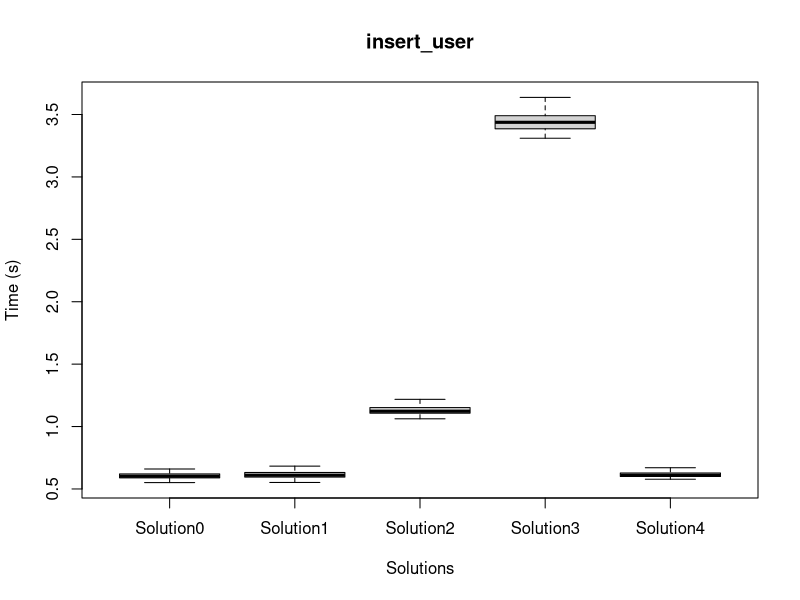
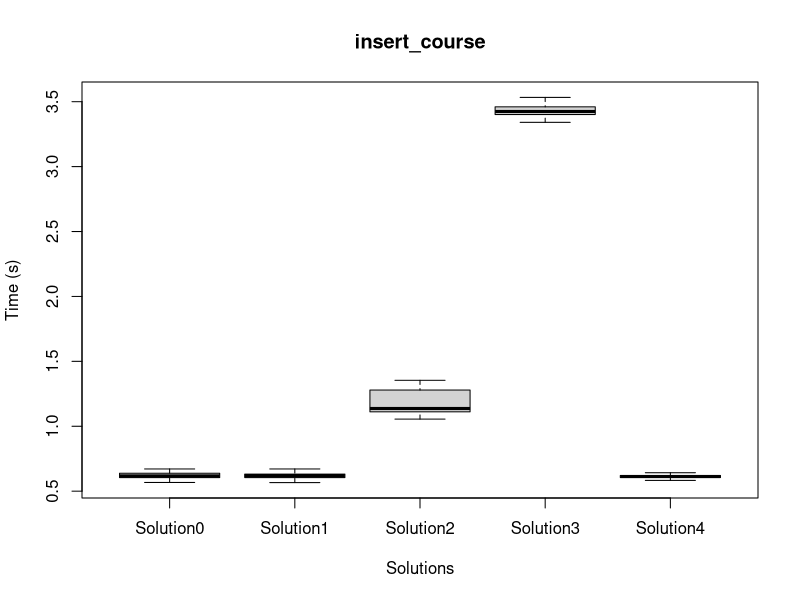
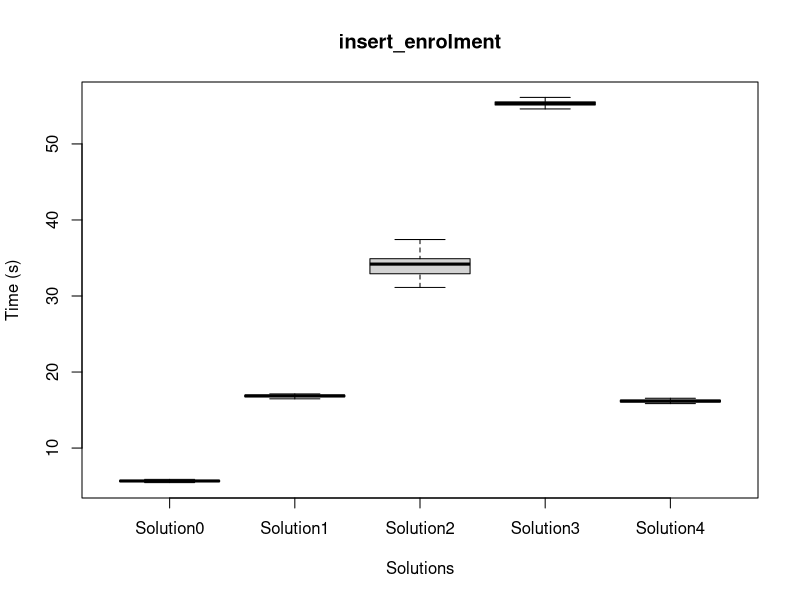
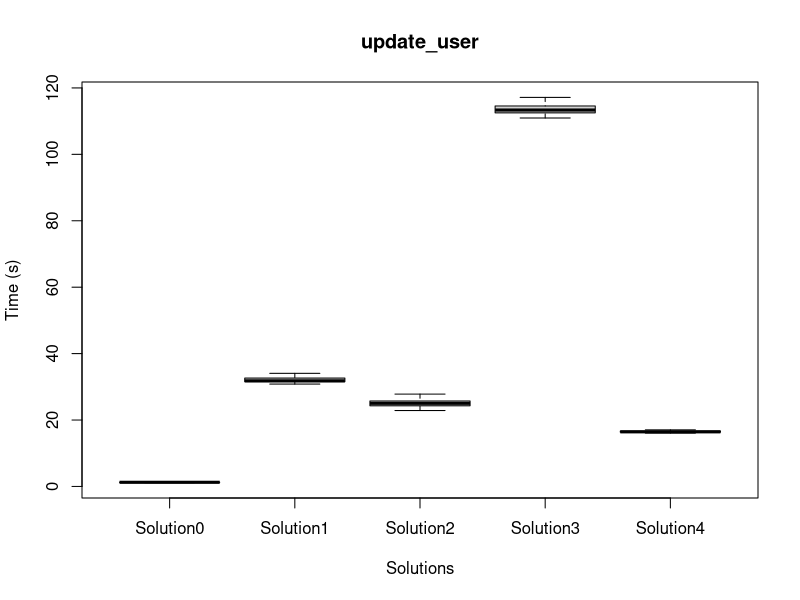
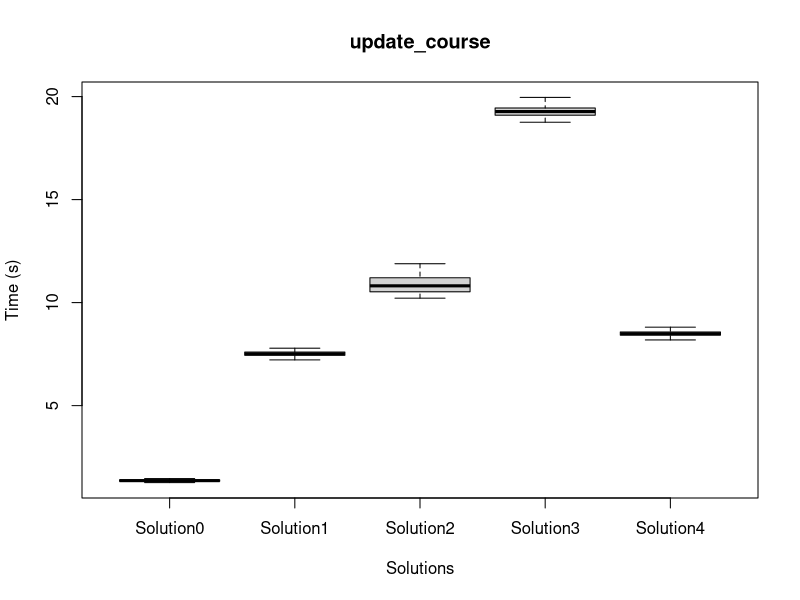
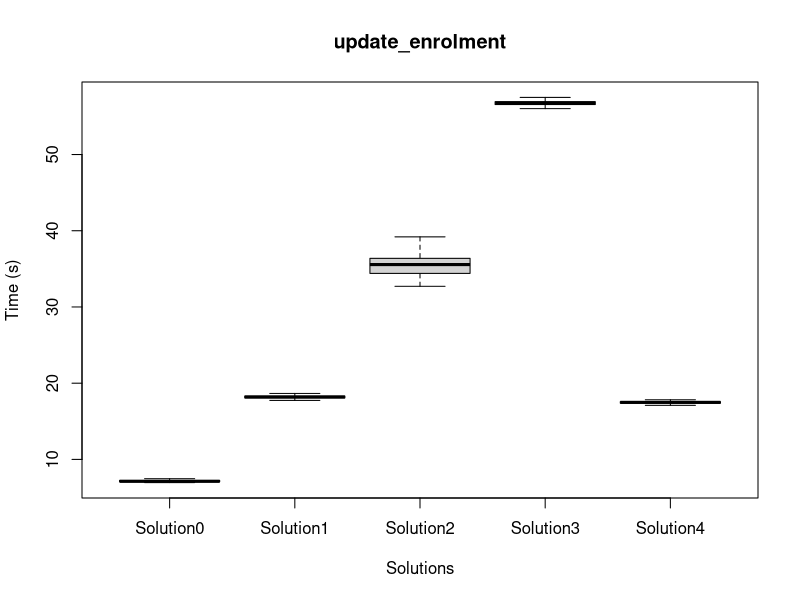
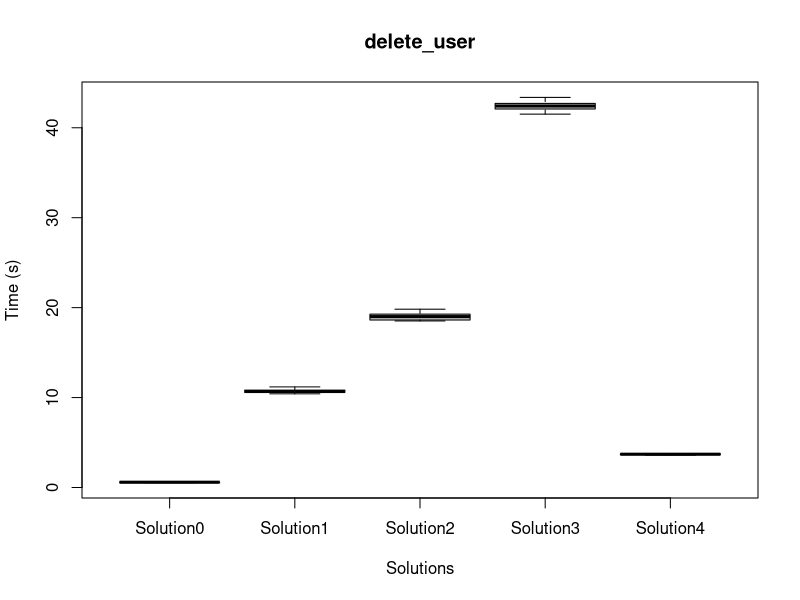
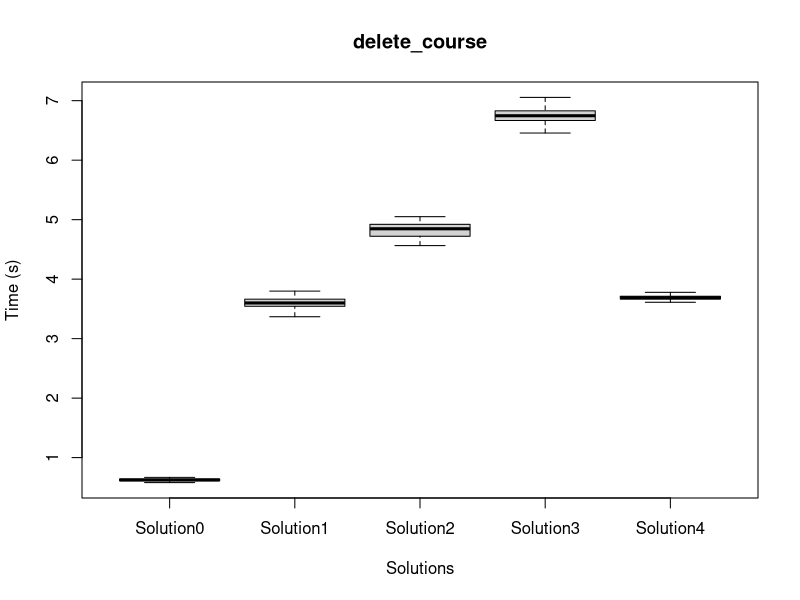

The R source for these figures, in order:
par(las=1);

Solution0.dataframe = data.frame(
insert_user=c(1.881, 0.89, 0.5710000000000001, 0.5710000000000001, 0.62, 0.551, 0.579, 0.604, 0.6940000000000001, 0.597, 0.583, 0.849, 0.591, 0.584, 0.5750000000000001, 0.522, 0.648, 0.577, 0.607, 0.619, 0.6, 0.594, 0.605, 0.637, 0.59, 0.599, 0.596, 0.602, 0.635, 0.588, 0.624, 0.614, 0.623, 0.618, 0.585, 0.583, 0.648, 0.627, 0.598, 0.592, 0.6, 0.928, 0.5760000000000001, 0.607, 0.605, 0.5720000000000001, 0.599, 0.617, 0.622, 0.601, 0.594, 0.586, 0.595, 0.624, 0.6, 0.588, 0.605, 0.599, 0.593, 0.603, 0.589, 0.604, 0.607, 0.604, 0.591, 0.621, 0.623, 0.602, 0.584, 0.636, 0.5720000000000001, 0.606, 0.61, 0.627, 0.651, 0.622, 0.612, 0.66, 0.595, 0.606, 0.578, 0.59, 0.5690000000000001, 0.579, 0.618, 0.5750000000000001, 0.625, 0.589, 0.641, 0.624, 0.589, 0.615, 0.587, 0.602, 0.602, 0.623, 0.589, 0.586, 0.606, 0.612),
insert_course=c(1.248, 0.638, 0.662, 0.587, 0.5670000000000001, 0.586, 0.587, 0.583, 0.577, 0.709, 0.612, 0.6, 0.615, 0.619, 0.669, 0.658, 0.707, 0.586, 0.629, 0.611, 0.596, 0.612, 0.653, 0.645, 0.585, 0.635, 0.612, 0.626, 0.626, 0.609, 0.627, 0.614, 0.649, 0.6900000000000001, 0.667, 0.614, 0.609, 0.67, 0.638, 0.626, 0.591, 0.589, 0.7030000000000001, 0.616, 0.587, 0.585, 0.624, 0.62, 0.601, 0.595, 0.621, 0.646, 0.611, 0.598, 0.601, 0.655, 0.628, 0.636, 0.613, 0.628, 0.617, 0.605, 0.633, 0.632, 0.637, 0.619, 0.671, 0.613, 0.645, 0.604, 0.617, 0.614, 0.608, 0.644, 0.642, 0.599, 0.618, 0.624, 0.636, 0.591, 0.6, 0.607, 0.6, 0.607, 0.615, 0.623, 0.622, 0.651, 0.617, 0.603, 0.614, 0.602, 0.656, 0.7020000000000001, 0.635, 0.616, 0.664, 0.634, 0.608, 0.659),
insert_enrolment=c(8.501, 5.883, 5.688, 5.6370000000000005, 5.62, 5.688, 5.853, 5.67, 5.605, 5.561, 5.599, 5.7250000000000005, 5.968, 5.729, 5.458, 5.714, 5.651, 5.728, 5.681, 5.674, 5.688, 5.573, 5.595, 5.4670000000000005, 5.698, 5.659, 5.676, 5.723, 5.628, 5.564, 5.711, 5.682, 5.672, 5.711, 5.362, 5.4750000000000005, 5.609, 5.698, 5.7540000000000004, 5.729, 5.628, 5.74, 5.558, 5.679, 5.668, 5.682, 5.55, 6.054, 5.58, 5.493, 5.752, 5.5760000000000005, 5.687, 5.731, 5.604, 5.5680000000000005, 5.771, 5.658, 5.67, 5.68, 5.578, 5.615, 5.585, 5.694, 5.623, 5.78, 5.747, 6.062, 5.579, 5.716, 5.774, 5.667, 5.546, 5.603, 5.71, 5.625, 5.672, 5.748, 5.662, 5.752, 5.672, 5.6690000000000005, 6.388, 5.752, 5.655, 5.606, 5.626, 5.698, 5.648, 5.755, 5.651, 5.5760000000000005, 5.735, 5.542, 5.671, 6.1080000000000005, 5.68, 5.627, 5.703, 5.619),
update_user=c(1.366, 1.276, 1.187, 1.16, 1.211, 1.194, 1.229, 1.222, 1.2570000000000001, 1.274, 1.201, 1.222, 1.258, 1.237, 1.211, 1.232, 1.2530000000000001, 1.209, 1.243, 1.245, 1.296, 1.262, 1.252, 1.2750000000000001, 1.216, 1.232, 1.5170000000000001, 1.3, 1.215, 1.232, 1.223, 1.25, 1.2510000000000001, 1.224, 1.2650000000000001, 1.2790000000000001, 1.299, 1.2770000000000001, 1.316, 1.244, 1.202, 1.262, 1.211, 1.22, 1.218, 1.2550000000000001, 1.227, 1.321, 1.2670000000000001, 1.225, 1.222, 1.212, 1.233, 1.209, 1.205, 1.2690000000000001, 1.226, 1.24, 1.314, 1.233, 1.229, 1.264, 1.292, 1.229, 1.2710000000000001, 1.238, 1.301, 1.283, 1.258, 1.276, 1.264, 1.235, 1.218, 1.256, 1.281, 1.283, 1.233, 1.242, 1.236, 1.33, 1.3, 1.486, 1.2510000000000001, 1.211, 1.221, 1.344, 1.225, 1.2530000000000001, 1.2570000000000001, 1.232, 1.208, 1.254, 1.264, 1.227, 1.215, 1.361, 1.236, 1.292, 1.235, 1.254),
update_course=c(1.893, 1.35, 1.336, 1.268, 1.264, 1.314, 1.32, 1.364, 1.3920000000000001, 1.295, 1.281, 1.294, 1.341, 1.294, 1.358, 1.325, 1.444, 1.32, 1.357, 1.31, 1.319, 1.319, 1.339, 1.371, 1.335, 1.3800000000000001, 1.319, 1.408, 1.37, 1.33, 1.357, 1.3980000000000001, 1.355, 1.36, 1.393, 1.4060000000000001, 1.385, 1.375, 1.357, 1.9180000000000001, 1.276, 1.446, 1.301, 1.349, 1.304, 1.272, 1.7590000000000001, 1.442, 1.329, 1.364, 1.336, 1.379, 1.375, 1.355, 1.359, 1.359, 1.322, 1.353, 1.334, 1.4040000000000001, 1.439, 1.379, 1.42, 1.362, 1.428, 1.391, 1.413, 1.538, 1.341, 1.3840000000000001, 1.429, 1.334, 1.348, 1.37, 1.379, 1.304, 1.368, 1.4040000000000001, 1.375, 1.282, 1.301, 1.359, 1.422, 1.323, 1.415, 1.3780000000000001, 1.369, 1.329, 1.426, 1.349, 1.457, 1.407, 1.291, 1.397, 1.377, 1.538, 1.354, 1.373, 1.3980000000000001, 1.367),
update_enrolment=c(8.363, 7.151, 7.1930000000000005, 7.179, 7.2620000000000005, 7.13, 7.181, 7.0840000000000005, 7.099, 7.083, 7.227, 7.212, 7.636, 7.234, 7.093, 7.041, 7.123, 7.083, 7.085, 7.183, 7.063, 7.136, 7.065, 6.9590000000000005, 7.631, 7.0920000000000005, 7.131, 7.029, 7.156000000000001, 7.164000000000001, 7.136, 7.083, 7.053, 7.107, 6.996, 6.813, 7.056, 7.114, 6.993, 7.586, 7.679, 7.0040000000000004, 7.041, 7.059, 7.244, 7.211, 8.229000000000001, 7.812, 6.994, 7.22, 7.113, 7.079, 7.12, 7.345, 7.057, 7.133, 7.086, 7.062, 7.219, 7.445, 7.38, 7.015000000000001, 7.112, 7.205, 7.212, 7.157, 7.237, 7.425, 7.141, 10.759, 7.168, 7.0760000000000005, 7.0760000000000005, 7.2860000000000005, 6.998, 7.023000000000001, 7.1160000000000005, 7.081, 7.6690000000000005, 7.081, 7.2010000000000005, 7.252, 7.471, 7.053, 7.15, 7.554, 7.094, 7.102, 6.993, 7.221, 7.24, 7.122, 7.2490000000000006, 7.173, 7.438, 7.572, 7.025, 7.031000000000001, 7.067, 7.36),
delete_user=c(0.645, 0.607, 0.547, 0.577, 0.557, 0.577, 0.5710000000000001, 0.5740000000000001, 0.5630000000000001, 0.5750000000000001, 0.639, 0.5680000000000001, 0.582, 0.586, 0.5740000000000001, 0.584, 0.5690000000000001, 0.5690000000000001, 0.5740000000000001, 0.5650000000000001, 0.604, 0.5700000000000001, 0.598, 0.594, 0.591, 0.6, 0.602, 0.5730000000000001, 0.618, 0.597, 0.586, 0.595, 0.6900000000000001, 0.614, 0.598, 0.579, 0.61, 0.621, 0.605, 0.608, 0.582, 0.562, 0.58, 0.629, 0.5680000000000001, 0.581, 0.578, 0.581, 0.595, 0.595, 0.602, 0.5720000000000001, 0.58, 0.642, 0.598, 0.614, 0.585, 0.5700000000000001, 0.599, 0.619, 0.597, 0.587, 0.61, 0.582, 0.604, 0.606, 0.604, 0.595, 0.6, 0.609, 0.554, 0.5750000000000001, 0.607, 0.588, 0.59, 0.598, 0.6, 0.608, 0.585, 0.631, 0.601, 0.5690000000000001, 0.5710000000000001, 0.5680000000000001, 0.578, 0.582, 0.5700000000000001, 0.622, 0.578, 0.591, 0.581, 0.582, 0.596, 0.5710000000000001, 0.613, 0.592, 0.648, 0.585, 0.59, 0.584),
delete_course=c(0.642, 0.583, 0.581, 0.625, 0.588, 0.614, 0.618, 0.606, 0.607, 0.616, 0.637, 0.61, 0.634, 0.606, 0.624, 0.641, 0.596, 0.639, 0.642, 0.632, 0.622, 0.6, 0.598, 0.618, 0.631, 0.706, 0.612, 0.635, 0.627, 0.611, 0.621, 0.641, 0.644, 0.625, 0.622, 0.606, 0.626, 0.616, 0.634, 0.7000000000000001, 0.603, 0.589, 0.607, 0.602, 0.622, 0.609, 0.632, 0.608, 0.58, 0.621, 0.64, 0.615, 0.609, 0.622, 0.631, 0.62, 0.619, 0.628, 0.602, 0.598, 0.642, 0.638, 0.683, 0.631, 0.615, 0.637, 0.633, 0.65, 0.631, 0.6920000000000001, 0.629, 0.644, 0.607, 0.635, 0.623, 0.628, 0.659, 0.679, 0.662, 0.608, 0.615, 0.618, 0.657, 0.644, 0.622, 0.624, 0.634, 0.617, 0.616, 0.649, 0.63, 0.647, 0.649, 0.623, 0.613, 0.644, 0.668, 0.639, 0.631, 0.643),
delete_enrolment=c(6.432, 5.966, 5.74, 5.738, 5.766, 5.767, 5.663, 5.743, 5.756, 5.838, 5.745, 5.745, 6.276, 5.976, 5.6000000000000005, 5.628, 5.694, 5.784, 5.766, 6.186, 5.594, 5.671, 5.745, 5.6450000000000005, 6.548, 5.806, 7.057, 5.5600000000000005, 5.639, 5.696, 5.69, 5.673, 5.7010000000000005, 6.351, 6.3340000000000005, 5.58, 5.641, 5.681, 5.766, 6.406, 5.875, 5.6290000000000004, 5.748, 5.668, 5.7, 5.708, 6.355, 6.15, 5.602, 5.9510000000000005, 5.609, 5.795, 5.648, 6.12, 5.708, 5.643, 5.7780000000000005, 5.774, 5.649, 6.154, 6.111, 5.633, 5.631, 5.683, 5.854, 5.609, 5.695, 5.942, 5.633, 6.306, 5.883, 5.649, 5.695, 6.474, 5.519, 5.6610000000000005, 5.7090000000000005, 5.7410000000000005, 6.431, 5.643, 6.354, 5.744, 5.702, 5.795, 5.673, 6.548, 5.647, 5.726, 5.683, 5.697, 5.656, 5.753, 6.399, 5.722, 6.1370000000000005, 5.642, 5.612, 5.728, 5.625, 6.524));

Solution1.dataframe = data.frame(
insert_user=c(0.597, 0.647, 0.588, 0.5680000000000001, 0.561, 0.587, 0.552, 0.617, 0.646, 0.605, 0.594, 0.647, 0.583, 0.613, 0.647, 0.599, 0.63, 0.609, 0.616, 0.62, 0.611, 0.601, 0.591, 0.604, 0.61, 0.59, 0.649, 0.678, 0.67, 0.633, 0.621, 0.589, 0.667, 0.5670000000000001, 0.647, 0.616, 0.5750000000000001, 0.596, 0.609, 0.591, 0.683, 0.631, 0.581, 0.601, 0.595, 0.639, 0.607, 0.649, 0.647, 0.61, 0.588, 0.646, 0.617, 0.587, 0.614, 0.661, 0.616, 0.607, 0.593, 0.61, 0.633, 0.599, 0.619, 0.5650000000000001, 0.5750000000000001, 0.637, 0.596, 0.603, 0.586, 0.595, 0.609, 0.624, 0.659, 0.669, 0.655, 0.589, 0.596, 0.609, 0.61, 0.621, 0.61, 0.611, 0.591, 0.613, 0.683, 0.609, 0.611, 0.6, 0.602, 0.61, 0.61, 0.61, 0.601, 0.5760000000000001, 0.58, 0.665, 0.607, 0.6, 0.704, 0.64),
insert_course=c(0.559, 0.6, 0.5660000000000001, 0.5670000000000001, 0.592, 0.588, 0.586, 0.588, 0.621, 0.606, 0.595, 0.628, 0.607, 0.631, 0.592, 0.611, 0.6940000000000001, 0.596, 0.607, 0.614, 0.592, 0.666, 0.624, 0.639, 0.627, 0.602, 0.631, 0.614, 0.671, 0.593, 0.626, 0.606, 0.68, 0.648, 0.605, 0.606, 0.594, 0.618, 0.635, 0.611, 0.587, 0.655, 0.617, 0.613, 0.6970000000000001, 0.613, 0.625, 0.621, 0.601, 0.632, 0.658, 0.6, 0.628, 0.614, 0.63, 0.609, 0.604, 0.622, 0.619, 0.619, 0.619, 0.624, 0.661, 0.627, 0.625, 0.674, 0.628, 0.621, 0.592, 0.651, 0.616, 0.595, 0.5740000000000001, 0.637, 0.605, 0.637, 0.5730000000000001, 0.622, 0.586, 0.621, 0.602, 0.632, 0.632, 0.622, 0.619, 0.626, 0.612, 0.6910000000000001, 0.618, 0.622, 0.665, 0.627, 0.64, 0.606, 0.6920000000000001, 0.65, 0.648, 0.624, 0.625, 0.636),
insert_enrolment=c(18.501, 16.749, 16.93, 16.683, 16.637, 16.976, 16.738, 16.839, 16.899, 17.039, 16.533, 17.004, 16.88, 16.956, 16.582, 17.385, 16.753, 16.814, 17.029, 16.773, 16.925, 16.801000000000002, 16.718, 16.881, 16.98, 16.566, 16.72, 16.412, 16.779, 16.918, 17.1, 16.9, 16.761, 16.713, 16.713, 16.76, 16.779, 16.89, 16.827, 16.908, 16.984, 16.814, 16.903, 16.757, 16.812, 16.829, 16.974, 16.931, 16.87, 16.783, 16.734, 16.852, 16.989, 16.985, 16.791, 16.85, 17.752, 16.737000000000002, 16.814, 16.869, 16.941, 16.599, 17.054000000000002, 16.991, 17.006, 16.473, 17.013, 16.92, 17.054000000000002, 18.215, 16.715, 17.121, 16.836000000000002, 16.885, 16.817, 16.553, 16.709, 16.895, 16.872, 16.885, 17.037, 16.864, 16.804000000000002, 16.924, 16.903, 16.881, 17.039, 17.272000000000002, 16.885, 16.578, 16.693, 16.688, 16.899, 16.544, 16.69, 17.016000000000002, 16.701, 16.879, 16.904, 16.81),
update_user=c(32.681, 31.815, 31.327, 34.274, 31.199, 31.199, 32.933, 31.447, 31.76, 31.558, 31.02, 34.885, 31.68, 31.57, 31.484, 32.243, 35.547000000000004, 31.839000000000002, 31.933, 31.536, 31.804000000000002, 34.739, 31.572, 31.481, 31.454, 31.101, 32.642, 30.822, 32.977000000000004, 32.216, 32.554, 33.596000000000004, 31.638, 31.431, 31.655, 31.263, 31.771, 31.8, 33.757, 31.773, 34.544000000000004, 31.333000000000002, 31.558, 33.649, 32.953, 31.541, 32.13, 31.154, 31.919, 32.618, 31.51, 31.717000000000002, 36.056, 31.638, 33.982, 31.863, 31.916, 31.761, 35.892, 31.673000000000002, 31.311, 31.612000000000002, 31.897000000000002, 31.637, 32.543, 31.26, 32.22, 35.171, 31.79, 31.87, 31.900000000000002, 31.34, 32.332, 31.423000000000002, 31.453, 31.634, 31.517, 33.922000000000004, 32.803, 31.826, 35.730000000000004, 31.737000000000002, 31.923000000000002, 31.490000000000002, 31.768, 33.838, 34.055, 32.601, 31.358, 31.948, 31.706, 31.811, 31.66, 31.913, 31.628, 32.431, 34.399, 34.864, 32.256, 33.241),
update_course=c(9.502, 7.841, 7.287, 7.04, 7.493, 7.244, 7.181, 7.277, 7.297, 7.4670000000000005, 7.343, 7.289000000000001, 7.329, 7.332, 7.219, 7.321, 7.869, 7.51, 7.567, 7.457, 7.562, 7.657, 7.618, 7.324, 7.461, 7.285, 7.611, 7.3260000000000005, 7.461, 7.502, 7.611, 8.229000000000001, 7.482, 7.458, 7.683, 7.684, 7.385, 7.563, 7.537, 7.596, 8.28, 7.527, 7.496, 7.611, 7.561, 7.4830000000000005, 7.535, 7.316, 7.521, 7.583, 7.502, 7.559, 7.773000000000001, 7.511, 7.656000000000001, 7.548, 7.445, 7.566, 7.649, 7.5200000000000005, 7.4190000000000005, 7.607, 7.519, 7.4830000000000005, 7.788, 7.4670000000000005, 7.4910000000000005, 7.488, 7.575, 7.6370000000000005, 7.549, 7.32, 7.44, 7.508, 7.41, 7.538, 7.324, 8.029, 7.414000000000001, 7.324, 7.47, 7.535, 7.579, 7.649, 7.656000000000001, 7.416, 7.604, 8.443, 7.492, 7.46, 7.566, 7.572, 7.484, 7.562, 7.507000000000001, 7.5120000000000005, 8.38, 7.538, 7.59, 8.029),
update_enrolment=c(18.150000000000002, 17.900000000000002, 18.036, 18.428, 17.985, 18.243000000000002, 17.967, 18.089, 18.246, 18.080000000000002, 17.744, 18.206, 17.973, 18.068, 18.196, 18.584, 18.848, 18.084, 18.305, 17.954, 18.17, 18.26, 18.032, 18.26, 18.192, 17.838, 18.04, 18.107, 18.014, 18.033, 18.313, 18.276, 17.93, 17.923000000000002, 18.134, 18.201, 18.284, 18.209, 18.119, 18.091, 18.571, 17.949, 17.983, 18.162, 18.029, 18.292, 18.401, 18.264, 18.333000000000002, 18.295, 18.085, 18.23, 18.849, 18.127, 18.061, 18.248, 18.926000000000002, 18.222, 18.76, 18.185, 18.647000000000002, 17.929000000000002, 18.105, 18.133, 18.471, 17.932, 18.355, 18.34, 18.272000000000002, 18.791, 18.144000000000002, 18.205000000000002, 18.622, 18.106, 17.691, 18.078, 18.19, 18.577, 18.221, 18.080000000000002, 19.575, 18.19, 18.656, 18.093, 18.245, 18.185, 18.703, 18.309, 17.895, 18.26, 18.055, 18.155, 18.154, 17.894000000000002, 18.13, 18.325, 18.669, 18.187, 18.367, 18.337),
delete_user=c(11.099, 10.708, 10.526, 10.552, 10.539, 10.842, 10.571, 10.791, 10.791, 10.541, 10.478, 10.424, 11.158, 10.588000000000001, 10.853, 10.679, 10.578, 10.576, 10.627, 10.602, 10.616, 10.668000000000001, 10.716000000000001, 12.079, 10.897, 10.595, 10.417, 12.232000000000001, 10.563, 10.848, 10.737, 10.609, 10.64, 10.64, 10.952, 10.521, 12.429, 10.6, 10.631, 11.187, 10.614, 10.426, 10.698, 10.697000000000001, 11.012, 11.33, 10.726, 10.676, 11.512, 10.623000000000001, 10.694, 10.753, 10.918000000000001, 10.523, 10.688, 10.661, 10.871, 10.57, 10.621, 11.838000000000001, 10.707, 11.408, 10.488, 10.52, 11.931000000000001, 10.576, 10.689, 10.586, 11.283, 10.423, 10.626, 10.483, 10.664, 11.789, 10.516, 10.576, 10.675, 10.514, 10.562, 10.684000000000001, 10.499, 10.965, 10.675, 10.741, 10.712, 10.801, 10.657, 10.522, 10.486, 11.327, 10.684000000000001, 12.075000000000001, 10.504, 10.758000000000001, 10.862, 10.653, 10.658, 10.731, 10.822000000000001, 10.434000000000001),
delete_course=c(3.919, 3.585, 3.368, 3.47, 3.452, 3.567, 3.524, 3.503, 3.712, 3.44, 3.402, 3.6630000000000003, 3.799, 3.5340000000000003, 3.615, 3.5300000000000002, 3.58, 3.6870000000000003, 3.547, 3.525, 3.594, 3.6670000000000003, 3.593, 3.681, 3.5140000000000002, 3.536, 3.5740000000000003, 3.54, 3.549, 3.649, 3.669, 3.604, 3.555, 3.7030000000000003, 3.505, 3.5260000000000002, 3.556, 3.529, 3.5500000000000003, 3.71, 3.6590000000000003, 3.428, 3.609, 3.6, 3.63, 3.729, 3.585, 3.6790000000000003, 3.702, 3.611, 3.577, 3.5100000000000002, 3.751, 3.656, 3.61, 3.557, 3.665, 3.662, 3.731, 3.597, 3.579, 3.6350000000000002, 3.595, 3.594, 3.6390000000000002, 3.628, 3.625, 3.686, 3.646, 3.682, 3.411, 3.463, 3.512, 3.623, 3.444, 3.466, 3.614, 3.5500000000000003, 3.499, 3.591, 3.65, 3.611, 3.689, 3.629, 3.607, 3.716, 3.763, 3.731, 3.595, 3.601, 3.593, 3.6830000000000003, 3.524, 3.599, 3.632, 3.5620000000000003, 3.5500000000000003, 3.734, 3.664, 3.7640000000000002),
delete_enrolment=c(5.511, 5.641, 5.619, 6.55, 5.593, 5.743, 6.378, 5.756, 5.833, 5.776, 5.6930000000000005, 6.417, 5.832, 5.662, 5.7860000000000005, 5.79, 6.719, 5.814, 5.735, 5.635, 5.752, 6.607, 5.625, 5.763, 5.647, 5.602, 5.837, 5.682, 6.066, 5.698, 5.985, 6.155, 5.69, 5.65, 5.6770000000000005, 5.69, 5.718, 5.705, 5.981, 5.7, 6.481, 5.59, 5.665, 6.506, 6.174, 5.743, 6.781000000000001, 5.738, 5.698, 6.341, 5.711, 5.734, 7.205, 5.663, 6.391, 5.703, 6.141, 5.691, 6.964, 5.687, 5.6290000000000004, 5.795, 5.689, 5.673, 5.921, 5.7860000000000005, 5.6850000000000005, 6.6080000000000005, 5.758, 5.628, 6.367, 5.614, 5.823, 5.5920000000000005, 5.509, 5.644, 5.667, 6.264, 5.885, 5.737, 6.869, 5.6930000000000005, 5.763, 5.774, 5.662, 6.472, 6.232, 5.916, 5.6160000000000005, 5.817, 5.71, 5.7010000000000005, 5.727, 5.815, 5.675, 5.787, 6.506, 6.253, 5.787, 6.04));

Solution2.dataframe = data.frame(
insert_user=c(1.106, 1.12, 1.113, 1.081, 1.1260000000000001, 1.1300000000000001, 1.114, 1.094, 1.172, 1.1300000000000001, 1.12, 1.115, 1.127, 1.125, 1.1320000000000001, 1.114, 1.153, 1.1460000000000001, 1.168, 1.112, 1.125, 1.135, 1.101, 1.114, 1.105, 1.1380000000000001, 1.114, 1.105, 1.169, 1.1440000000000001, 1.111, 1.169, 1.184, 1.151, 1.1420000000000001, 1.168, 1.159, 1.113, 1.125, 1.1360000000000001, 1.088, 1.062, 1.071, 1.063, 1.064, 1.071, 1.1, 1.1, 1.141, 1.1, 1.109, 1.108, 1.1300000000000001, 1.145, 1.1360000000000001, 1.102, 1.127, 1.112, 1.165, 1.097, 1.086, 1.078, 1.095, 1.084, 1.093, 1.122, 1.072, 1.119, 1.123, 1.133, 1.114, 1.118, 1.109, 1.328, 1.226, 1.124, 1.118, 1.119, 1.123, 1.112, 1.094, 1.164, 1.115, 1.1260000000000001, 1.122, 1.097, 1.111, 1.224, 1.218, 1.294, 1.262, 1.229, 1.276, 1.254, 1.2670000000000001, 1.28, 1.26, 1.301, 1.241, 1.231),
insert_course=c(1.065, 1.1380000000000001, 1.055, 1.09, 1.085, 1.11, 1.129, 1.102, 1.123, 1.124, 1.1520000000000001, 1.118, 1.131, 1.095, 1.1280000000000001, 1.1500000000000001, 1.1420000000000001, 1.116, 1.127, 1.133, 1.133, 1.1360000000000001, 1.137, 1.129, 1.1380000000000001, 1.155, 1.143, 1.167, 1.108, 1.118, 1.1360000000000001, 1.127, 1.156, 1.1280000000000001, 1.1400000000000001, 1.143, 1.124, 1.1, 1.092, 1.094, 1.1260000000000001, 1.1, 1.096, 1.108, 1.137, 1.112, 1.1260000000000001, 1.156, 1.131, 1.112, 1.1320000000000001, 1.123, 1.119, 1.109, 1.076, 1.091, 1.089, 1.092, 1.101, 1.104, 1.091, 1.095, 1.102, 1.087, 1.2590000000000001, 1.27, 1.286, 1.2770000000000001, 1.28, 1.266, 1.278, 1.294, 1.294, 1.354, 1.283, 1.318, 1.296, 1.2530000000000001, 1.274, 1.2610000000000001, 1.295, 1.287, 1.31, 1.2770000000000001, 1.281, 1.29, 1.31, 1.297, 1.322, 1.2770000000000001, 1.29, 1.308, 1.331, 1.328, 1.325, 1.297, 1.312, 1.284, 1.2770000000000001, 1.284),
insert_enrolment=c(31.975, 31.126, 32.006, 32.149, 31.875, 32.058, 31.933, 32.07, 34.165, 34.727000000000004, 34.787, 34.468, 34.834, 34.426, 34.611000000000004, 33.872, 35.0, 34.041000000000004, 34.219, 34.238, 34.028, 34.098, 34.205, 34.185, 34.177, 34.353, 34.08, 34.155, 34.262, 34.673, 34.128, 33.881, 33.882, 33.986000000000004, 33.733000000000004, 33.837, 34.502, 32.908, 32.876, 33.006, 32.854, 32.83, 33.052, 32.878, 32.9, 32.876, 32.928, 32.807, 32.877, 33.223, 33.152, 32.862, 33.755, 32.944, 32.803, 32.876, 32.911, 32.934, 32.889, 32.964, 32.803, 32.876, 32.918, 33.655, 34.783, 34.69, 34.734, 34.887, 34.889, 34.839, 34.783, 34.919000000000004, 34.763, 34.847, 34.773, 34.79, 34.772, 34.917, 35.1, 35.087, 35.507, 35.157000000000004, 35.244, 35.044000000000004, 35.071, 35.039, 35.083, 37.001, 36.747, 37.423, 36.633, 36.689, 37.914, 36.524, 36.422000000000004, 36.714, 37.028, 36.652, 36.796, 36.649),
update_user=c(22.862000000000002, 23.038, 22.958000000000002, 23.149, 23.226, 24.616, 23.002, 26.314, 26.369, 25.468, 27.165, 25.84, 27.044, 25.936, 26.828, 24.78, 26.725, 26.698, 25.246000000000002, 25.966, 25.809, 25.056, 27.809, 25.451, 26.621000000000002, 25.018, 24.938, 25.121000000000002, 25.1, 26.199, 25.194, 24.73, 24.677, 25.634, 24.844, 24.73, 24.768, 24.175, 24.133, 25.914, 24.283, 24.23, 25.990000000000002, 24.12, 24.324, 25.150000000000002, 24.14, 24.138, 24.18, 24.6, 26.297, 24.1, 24.155, 25.957, 25.131, 24.232, 24.184, 24.237000000000002, 25.652, 24.285, 24.463, 24.249, 24.369, 24.277, 25.496000000000002, 24.102, 24.243000000000002, 25.989, 24.288, 26.504, 25.21, 24.541, 24.571, 26.026, 24.281, 25.101, 24.303, 24.414, 25.197, 24.584, 24.547, 24.607, 24.489, 24.561, 24.415, 24.511, 25.219, 26.894000000000002, 25.193, 25.861, 25.211000000000002, 25.519000000000002, 25.376, 25.427, 25.108, 25.241, 26.199, 25.195, 26.597, 25.67),
update_course=c(10.347, 10.216000000000001, 10.412, 10.632, 10.599, 11.138, 10.548, 10.369, 10.895, 10.819, 10.891, 11.001, 10.885, 10.654, 10.744, 10.576, 11.715, 10.792, 10.76, 10.795, 11.144, 10.845, 10.732000000000001, 10.726, 11.511000000000001, 10.723, 10.723, 10.811, 10.727, 10.9, 10.694, 10.739, 10.639, 10.678, 10.839, 10.692, 10.829, 10.471, 10.48, 10.331, 10.369, 10.529, 10.523, 10.44, 10.549, 10.451, 10.447000000000001, 10.413, 10.471, 10.591000000000001, 10.757, 10.43, 10.501, 10.372, 10.441, 10.472, 10.432, 10.43, 11.06, 10.464, 10.617, 10.4, 10.493, 10.442, 11.203, 11.166, 11.176, 11.329, 11.102, 11.279, 11.276, 11.218, 11.22, 11.144, 11.223, 11.143, 11.201, 11.151, 11.227, 11.145, 11.242, 11.193, 11.200000000000001, 11.182, 11.213000000000001, 11.202, 11.216000000000001, 11.548, 11.3, 11.587, 11.209, 11.254, 11.444, 11.397, 11.244, 11.402000000000001, 11.697000000000001, 11.253, 11.888, 11.52),
update_enrolment=c(33.109, 32.711, 33.577, 33.512, 33.698, 33.862, 33.279, 34.748, 35.891, 35.455, 36.917, 36.094, 36.161, 35.656, 36.050000000000004, 35.038000000000004, 35.83, 35.368, 35.541000000000004, 35.586, 35.666000000000004, 35.463, 36.629, 35.512, 35.953, 35.408, 35.39, 36.13, 35.698, 35.531, 35.709, 35.217, 35.122, 35.544000000000004, 35.112, 35.143, 34.476, 34.161, 34.111000000000004, 34.532000000000004, 34.297000000000004, 34.155, 35.336, 34.233000000000004, 34.229, 34.34, 34.234, 34.193, 34.158, 34.378, 34.367, 34.196, 35.322, 34.471000000000004, 34.626, 34.43, 34.204, 34.303, 34.584, 34.193, 34.26, 34.441, 34.335, 35.368, 36.184, 36.022, 36.207, 36.749, 36.263, 36.283, 36.227000000000004, 36.217, 36.19, 36.508, 36.088, 36.35, 37.12, 36.282000000000004, 36.226, 36.385, 36.422000000000004, 36.386, 36.598, 38.037, 36.43, 36.377, 37.785000000000004, 38.323, 38.058, 38.26, 38.035000000000004, 38.244, 39.198, 37.971000000000004, 37.873, 37.99, 38.116, 38.053, 38.517, 38.121),
delete_user=c(16.902, 18.737000000000002, 17.272000000000002, 17.544, 17.616, 17.21, 17.357, 19.276, 19.678, 19.593, 19.444, 19.697, 19.62, 19.178, 19.475, 19.328, 19.171, 19.301000000000002, 19.353, 19.226, 19.303, 19.236, 19.207, 19.277, 19.12, 19.801000000000002, 19.23, 19.353, 19.301000000000002, 19.164, 19.018, 19.043, 18.958000000000002, 18.923000000000002, 19.183, 18.990000000000002, 19.414, 19.712, 18.575, 18.593, 18.689, 18.641000000000002, 18.587, 18.522000000000002, 19.298000000000002, 18.628, 18.627, 18.599, 19.825, 18.642, 18.776, 18.62, 18.642, 18.623, 18.651, 20.585, 18.59, 19.062, 18.580000000000002, 18.684, 18.564, 18.834, 18.651, 18.651, 18.742, 18.609, 18.618000000000002, 18.56, 18.593, 18.522000000000002, 18.588, 18.573, 18.668, 18.661, 19.753, 18.594, 18.871, 18.581, 18.905, 20.328, 18.911, 19.657, 18.933, 18.853, 19.109, 18.899, 19.097, 19.054000000000002, 19.175, 19.086000000000002, 19.816, 19.093, 19.073, 19.375, 19.012, 19.122, 19.083000000000002, 19.086000000000002, 19.1, 20.527),
delete_course=c(4.572, 4.564, 4.606, 4.743, 4.716, 4.59, 4.679, 4.855, 5.05, 4.868, 5.015, 4.815, 4.955, 4.832, 4.9030000000000005, 4.832, 4.891, 4.867, 4.848, 4.878, 4.872, 4.788, 4.953, 4.8420000000000005, 4.9590000000000005, 4.881, 4.896, 4.905, 4.811, 4.871, 4.819, 4.817, 4.788, 4.823, 4.832, 4.772, 4.753, 4.726, 4.691, 4.783, 4.668, 4.748, 4.745, 4.674, 4.705, 4.728, 4.697, 4.652, 4.73, 4.697, 4.714, 4.615, 4.671, 4.663, 4.683, 4.6770000000000005, 4.663, 4.692, 4.756, 4.699, 4.7090000000000005, 4.7010000000000005, 4.666, 4.839, 4.931, 4.845, 4.8260000000000005, 4.877, 4.875, 4.955, 4.928, 4.929, 4.906, 4.916, 4.846, 4.913, 4.875, 4.947, 5.013, 4.934, 4.853, 4.9, 4.877, 4.849, 4.939, 4.892, 4.93, 5.042, 4.876, 5.05, 4.9590000000000005, 4.925, 5.0120000000000005, 5.003, 4.918, 4.972, 4.925, 4.953, 4.952, 5.015),
delete_enrolment=c(10.658, 10.496, 10.495000000000001, 10.666, 10.544, 11.271, 10.474, 12.71, 13.004, 12.419, 13.272, 12.655000000000001, 14.019, 12.471, 13.458, 12.286, 13.262, 13.301, 12.38, 12.921000000000001, 12.81, 12.408, 14.067, 12.526, 13.26, 12.391, 12.424, 12.426, 12.379, 13.007, 12.36, 12.103, 12.093, 12.599, 12.263, 12.142, 12.105, 11.866, 11.901, 12.929, 11.889000000000001, 11.905, 12.925, 11.897, 11.932, 12.438, 11.91, 11.915000000000001, 11.929, 12.022, 13.171000000000001, 11.870000000000001, 11.867, 12.843, 12.42, 11.857000000000001, 11.854000000000001, 11.885, 12.621, 11.883000000000001, 12.047, 11.971, 11.93, 11.904, 12.42, 11.891, 11.92, 12.895, 11.867, 12.871, 12.401, 12.851, 12.082, 12.971, 11.848, 12.421, 11.885, 12.912, 12.498000000000001, 12.172, 12.167, 12.183, 12.187, 12.157, 12.165000000000001, 12.169, 12.165000000000001, 13.101, 12.154, 12.499, 12.197000000000001, 12.361, 12.294, 12.299, 12.181000000000001, 12.153, 12.695, 12.153, 12.949, 12.387));

Solution3.dataframe = data.frame(
insert_user=c(3.4410000000000003, 3.451, 3.477, 3.3850000000000002, 3.4, 3.412, 3.543, 3.423, 3.4370000000000003, 3.495, 3.4490000000000003, 3.379, 3.436, 3.428, 3.386, 3.472, 3.5, 3.448, 3.435, 3.462, 3.4530000000000003, 3.684, 3.474, 3.472, 3.447, 3.412, 3.379, 3.45, 3.571, 3.458, 3.434, 3.42, 3.536, 3.632, 3.452, 3.611, 3.5060000000000002, 3.521, 3.454, 3.4530000000000003, 3.497, 3.43, 3.465, 3.459, 3.484, 3.482, 3.536, 3.537, 3.403, 3.404, 3.416, 3.492, 3.351, 3.513, 3.42, 3.576, 3.4090000000000003, 3.383, 3.402, 3.424, 3.535, 3.5260000000000002, 3.361, 3.368, 3.345, 3.517, 3.438, 3.492, 3.5, 3.455, 3.364, 3.382, 3.353, 3.508, 3.5180000000000002, 3.3850000000000002, 3.489, 3.37, 3.398, 3.398, 3.344, 3.345, 3.31, 3.38, 3.364, 3.383, 3.395, 3.382, 3.367, 3.354, 3.364, 3.378, 3.382, 3.398, 3.41, 3.391, 3.44, 3.498, 3.465, 3.637),
insert_course=c(3.367, 3.391, 3.435, 3.43, 3.41, 3.37, 3.3930000000000002, 3.402, 3.4090000000000003, 3.3970000000000002, 3.371, 3.515, 3.426, 3.4210000000000003, 3.4330000000000003, 3.42, 3.477, 3.407, 3.415, 3.423, 3.63, 3.473, 3.398, 3.431, 3.423, 3.446, 3.42, 3.446, 3.465, 3.569, 3.3770000000000002, 3.4410000000000003, 3.482, 3.4250000000000003, 3.44, 3.452, 3.42, 3.494, 3.494, 3.423, 3.414, 3.469, 3.5180000000000002, 3.463, 3.412, 3.458, 3.444, 3.443, 3.345, 3.386, 3.3930000000000002, 3.388, 3.555, 3.341, 3.42, 3.775, 3.447, 3.443, 3.422, 3.398, 3.966, 3.428, 3.407, 3.412, 3.4410000000000003, 3.426, 3.354, 3.443, 3.491, 3.467, 3.4170000000000003, 3.374, 3.365, 3.4010000000000002, 3.349, 3.379, 3.39, 3.513, 3.422, 3.43, 3.454, 3.37, 3.391, 3.412, 3.438, 3.424, 3.531, 3.467, 3.469, 3.4090000000000003, 3.4010000000000002, 3.411, 3.398, 3.5300000000000002, 3.439, 3.395, 3.454, 3.5100000000000002, 3.533, 3.985),
insert_enrolment=c(54.794000000000004, 54.834, 55.476, 55.285000000000004, 55.331, 55.522, 55.227000000000004, 55.525, 55.687, 55.325, 55.266, 55.409, 55.265, 55.21, 55.247, 55.867000000000004, 55.777, 55.368, 55.424, 55.479, 55.575, 56.088, 55.223, 55.258, 55.295, 55.261, 55.279, 55.717, 55.177, 55.334, 55.406, 55.163000000000004, 55.363, 55.236000000000004, 55.806000000000004, 55.276, 55.858000000000004, 55.498000000000005, 55.408, 56.118, 55.482, 55.544000000000004, 55.557, 55.338, 55.478, 55.359, 55.282000000000004, 55.707, 55.037, 55.25, 54.908, 54.897, 55.271, 54.910000000000004, 55.038000000000004, 55.139, 55.001, 55.506, 55.079, 54.67, 55.507, 54.980000000000004, 55.753, 55.104, 54.941, 55.004, 56.209, 56.084, 56.417, 56.248000000000005, 54.946, 54.929, 55.183, 55.053000000000004, 55.5, 55.2, 55.345, 55.472, 55.047000000000004, 55.357, 55.18, 54.888, 55.021, 54.977000000000004, 55.393, 54.604, 55.213, 55.055, 54.93, 55.050000000000004, 55.21, 55.325, 55.668, 56.223, 55.664, 55.546, 55.7, 55.508, 55.772, 55.603),
update_user=c(111.376, 115.167, 112.851, 112.558, 113.18, 112.98, 112.813, 113.72, 113.791, 112.74900000000001, 116.37, 114.555, 112.872, 113.146, 113.997, 113.19, 116.072, 113.027, 113.45700000000001, 115.098, 114.025, 114.068, 117.142, 113.144, 112.81, 112.804, 112.782, 115.233, 115.10000000000001, 115.107, 112.807, 114.46600000000001, 115.375, 112.84100000000001, 115.395, 114.662, 113.367, 113.316, 116.58200000000001, 113.89, 113.403, 115.35600000000001, 113.646, 113.261, 113.355, 115.24600000000001, 113.107, 113.385, 114.98, 113.56, 112.274, 114.011, 112.918, 112.515, 110.94800000000001, 112.052, 112.98400000000001, 112.264, 113.562, 112.447, 112.132, 111.879, 113.809, 115.226, 115.263, 113.492, 113.61200000000001, 114.786, 119.60000000000001, 113.651, 111.834, 111.661, 115.531, 111.516, 114.587, 112.354, 113.568, 112.24600000000001, 111.869, 112.476, 111.381, 112.708, 112.44800000000001, 111.19200000000001, 114.334, 111.679, 117.145, 111.293, 114.943, 111.60600000000001, 112.434, 115.414, 112.474, 113.848, 115.931, 112.417, 112.46000000000001, 112.549, 114.396, 112.98100000000001),
update_course=c(18.935, 18.805, 19.094, 19.082, 19.273, 19.227, 19.132, 19.118000000000002, 19.18, 19.337, 19.843, 19.295, 19.168, 19.345, 19.541, 19.312, 19.614, 19.361, 19.462, 19.682000000000002, 19.456, 19.585, 19.317, 19.257, 19.316, 19.354, 19.371, 19.915, 19.34, 19.961000000000002, 19.421, 19.427, 19.546, 19.406, 19.608, 19.455000000000002, 19.368000000000002, 19.484, 19.341, 19.402, 19.579, 19.667, 19.318, 19.275000000000002, 19.448, 19.459, 19.261, 19.352, 18.938, 19.095, 19.137, 19.606, 19.650000000000002, 19.093, 18.907, 18.948, 19.542, 19.222, 19.302, 19.014, 19.004, 19.166, 19.376, 19.801000000000002, 19.022000000000002, 19.196, 19.156, 19.66, 19.54, 19.641000000000002, 19.098, 18.842, 19.054000000000002, 18.809, 18.756, 19.159, 19.446, 19.039, 18.962, 19.139, 19.177, 19.023, 19.043, 19.144000000000002, 19.656, 18.989, 19.155, 19.008, 18.848, 19.061, 19.114, 19.385, 19.247, 19.275000000000002, 19.285, 19.139, 19.02, 19.172, 19.272000000000002, 19.121),
update_enrolment=c(56.166000000000004, 56.232, 56.693, 56.677, 57.039, 56.696, 56.711, 56.769, 57.032000000000004, 56.702, 57.212, 56.748000000000005, 56.672000000000004, 56.974000000000004, 56.716, 57.218, 56.981, 56.765, 56.914, 56.894, 56.865, 57.065, 56.667, 56.684000000000005, 56.953, 56.744, 56.699, 56.953, 56.757, 56.889, 56.674, 56.58, 56.769, 56.724000000000004, 58.074, 56.698, 56.926, 56.732, 57.084, 57.585, 56.89, 57.058, 56.938, 56.836, 56.855000000000004, 57.493, 56.719, 56.783, 56.504, 56.258, 56.022, 56.359, 56.818, 56.136, 56.025, 56.043, 56.871, 56.408, 56.347, 56.322, 56.768, 56.343, 56.559000000000005, 56.922000000000004, 57.096000000000004, 56.903, 57.0, 57.295, 57.653, 56.762, 56.619, 56.586, 58.095, 56.31, 56.482, 57.534, 56.751, 56.618, 56.556000000000004, 56.2, 56.279, 56.156, 56.02, 56.316, 56.906, 56.248000000000005, 57.89, 56.131, 56.681000000000004, 56.021, 56.332, 57.58, 56.713, 57.313, 56.916000000000004, 56.883, 56.586, 56.665, 57.136, 56.766),
delete_user=c(42.101, 42.242, 42.579, 42.410000000000004, 43.679, 42.410000000000004, 43.236000000000004, 42.615, 42.513, 42.419000000000004, 43.648, 42.661, 43.673, 42.897, 42.865, 42.455, 42.398, 43.945, 43.227000000000004, 42.686, 42.683, 42.269, 42.475, 42.527, 44.023, 42.368, 42.467, 42.422000000000004, 42.637, 42.612, 44.203, 42.52, 42.404, 42.328, 42.643, 42.703, 43.72, 42.757, 42.613, 42.764, 43.208, 42.587, 44.274, 42.633, 44.336, 42.454, 42.498, 42.246, 43.347, 42.002, 42.161, 41.855000000000004, 41.908, 42.084, 42.005, 42.066, 41.89, 42.246, 42.116, 43.365, 42.055, 42.192, 41.962, 42.036, 42.094, 43.773, 42.715, 43.375, 43.14, 42.518, 41.756, 41.889, 42.322, 41.898, 41.745, 42.169000000000004, 42.033, 41.946, 42.495, 41.95, 41.997, 42.177, 41.826, 41.881, 41.516, 42.192, 42.046, 41.879, 42.277, 41.744, 43.084, 42.265, 42.091, 42.421, 43.775, 42.329, 42.798, 42.336, 42.589, 42.044000000000004),
delete_course=c(6.456, 6.589, 6.635, 6.595, 6.805, 6.6000000000000005, 6.597, 6.714, 6.782, 6.72, 6.828, 6.783, 6.841, 6.989, 6.902, 6.692, 6.819, 6.918, 6.853, 6.908, 6.901, 6.853, 6.833, 6.791, 6.867, 6.817, 6.788, 6.766, 6.804, 6.785, 6.8180000000000005, 6.768, 6.863, 6.847, 6.825, 6.922, 6.883, 6.697, 6.891, 6.713, 6.7700000000000005, 6.736, 6.753, 6.831, 6.898000000000001, 6.692, 6.871, 6.543, 6.795, 6.51, 6.66, 6.5440000000000005, 6.69, 6.545, 6.65, 6.625, 7.055, 6.732, 6.758, 6.873, 6.525, 6.684, 6.732, 6.6850000000000005, 6.646, 6.751, 6.839, 6.825, 7.122, 6.69, 6.6850000000000005, 6.549, 6.729, 6.601, 6.607, 6.668, 6.666, 6.809, 6.644, 6.55, 6.6690000000000005, 6.66, 6.869, 6.6770000000000005, 6.743, 6.704, 6.841, 6.574, 6.779, 6.627, 6.892, 6.792, 6.704, 6.684, 6.777, 6.752, 6.704, 6.654, 6.7, 6.726),
delete_enrolment=c(34.410000000000004, 35.514, 35.517, 35.186, 34.766, 34.856, 34.801, 35.276, 35.735, 34.784, 35.857, 35.621, 35.001, 34.800000000000004, 35.046, 34.849000000000004, 35.572, 34.800000000000004, 34.955, 35.848, 35.117, 34.980000000000004, 35.842, 34.661, 34.69, 34.571, 34.87, 35.537, 35.34, 35.553, 34.88, 35.293, 35.545, 34.778, 35.641, 35.796, 35.077, 34.89, 35.851, 35.069, 35.065, 35.224000000000004, 34.894, 34.839, 34.969, 35.411, 35.78, 35.081, 35.464, 34.97, 34.858000000000004, 35.177, 34.896, 35.024, 34.509, 34.846000000000004, 35.008, 34.477000000000004, 35.285000000000004, 35.103, 34.592, 34.973, 35.106, 35.283, 35.0, 34.889, 35.141, 35.617, 37.254, 35.191, 34.924, 34.354, 35.662, 34.376, 35.203, 34.436, 34.77, 34.607, 34.754, 34.559, 34.371, 34.717, 34.785000000000004, 34.402, 35.054, 34.473, 36.002, 34.526, 35.332, 34.445, 34.531, 35.687, 34.644, 34.781, 35.564, 34.629, 34.771, 34.902, 35.887, 34.767));

Solution4.dataframe = data.frame(
insert_user=c(1.7710000000000001, 0.579, 0.547, 0.637, 0.578, 0.59, 0.588, 0.583, 0.582, 0.62, 0.58, 0.585, 0.598, 0.584, 0.589, 0.598, 0.591, 0.592, 0.598, 0.595, 0.616, 0.596, 0.598, 0.594, 0.599, 0.606, 0.598, 0.608, 0.619, 0.6, 0.602, 0.602, 0.604, 0.627, 0.623, 0.606, 0.63, 0.608, 0.597, 0.6, 0.621, 0.603, 0.607, 0.633, 0.606, 0.605, 0.622, 0.608, 0.61, 0.63, 0.635, 0.639, 0.623, 0.612, 0.671, 0.614, 0.631, 0.614, 0.641, 0.606, 0.61, 0.602, 0.6, 0.598, 0.632, 0.611, 0.601, 0.629, 0.609, 0.607, 0.633, 0.605, 0.603, 0.636, 0.607, 0.64, 0.61, 0.612, 0.63, 0.617, 0.608, 0.636, 0.617, 0.613, 0.616, 0.635, 0.616, 0.62, 0.663, 0.67, 0.646, 0.641, 0.639, 0.641, 0.609, 0.623, 0.62, 0.646, 0.613, 0.625),
insert_course=c(1.345, 0.5730000000000001, 0.5700000000000001, 0.578, 0.583, 0.577, 0.594, 0.5760000000000001, 0.607, 0.589, 0.599, 0.596, 0.611, 0.594, 0.601, 0.602, 0.605, 0.595, 0.597, 0.604, 0.607, 0.607, 0.604, 0.609, 0.612, 0.642, 0.606, 0.603, 0.606, 0.613, 0.61, 0.612, 0.613, 0.616, 0.614, 0.612, 0.613, 0.608, 0.614, 0.617, 0.638, 0.613, 0.638, 0.619, 0.65, 0.642, 0.628, 0.615, 0.62, 0.62, 0.636, 0.627, 0.62, 0.618, 0.62, 0.622, 0.625, 0.648, 0.627, 0.626, 0.619, 0.611, 0.596, 0.599, 0.602, 0.605, 0.603, 0.603, 0.611, 0.607, 0.603, 0.61, 0.613, 0.613, 0.618, 0.613, 0.615, 0.616, 0.614, 0.619, 0.614, 0.638, 0.623, 0.635, 0.672, 0.623, 0.621, 0.62, 0.626, 0.621, 0.648, 0.62, 0.619, 0.67, 0.623, 0.616, 0.612, 0.613, 0.614, 0.619),
insert_enrolment=c(22.378, 16.103, 16.075, 15.948, 15.938, 15.854000000000001, 15.887, 16.152, 15.979000000000001, 16.063, 16.071, 15.88, 16.02, 16.014, 16.182, 16.341, 16.106, 16.116, 16.04, 16.165, 16.15, 16.215, 16.005, 16.202, 16.024, 16.124, 16.073, 15.992, 15.981, 16.058, 16.315, 16.196, 16.109, 16.452, 16.171, 16.251, 16.226, 16.31, 16.156, 15.845, 16.189, 16.068, 15.99, 16.171, 15.859, 16.218, 15.999, 16.479, 16.3, 16.216, 16.371, 16.337, 16.163, 16.185, 16.049, 16.125, 16.735, 16.136, 16.282, 16.229, 19.716, 16.19, 16.198, 16.3, 16.169, 16.312, 16.189, 16.199, 16.403, 16.067, 16.008, 15.936, 16.005, 16.211000000000002, 16.314, 16.153, 16.297, 16.215, 16.155, 16.21, 16.361, 16.625, 16.256, 16.222, 16.059, 16.333000000000002, 17.01, 16.323, 16.17, 16.258, 16.345, 16.187, 16.339, 16.347, 16.282, 16.549, 16.213, 16.161, 16.15, 16.243000000000002),
update_user=c(18.089, 16.486, 16.157, 16.075, 16.11, 16.094, 16.194, 17.952, 16.133, 16.165, 16.145, 16.242, 16.185, 16.291, 16.248, 17.519000000000002, 16.183, 17.621, 16.225, 16.157, 16.323, 16.303, 16.292, 16.822, 17.615000000000002, 16.23, 16.335, 16.355, 16.414, 16.301000000000002, 17.709, 16.345, 16.451, 18.527, 16.619, 16.369, 16.303, 16.387, 16.373, 16.289, 16.435, 16.425, 16.367, 16.208000000000002, 16.387, 16.35, 16.397000000000002, 16.882, 16.414, 16.42, 16.469, 17.879, 16.361, 16.454, 16.663, 16.979, 16.522000000000002, 16.417, 16.439, 16.526, 17.793, 16.291, 16.344, 16.382, 16.753, 16.469, 16.409, 16.443, 16.537, 16.927, 16.394000000000002, 16.421, 16.494, 16.833000000000002, 16.522000000000002, 16.916, 16.497, 17.201, 16.931, 16.454, 16.45, 17.312, 16.503, 16.549, 16.575, 16.613, 17.032, 17.479, 16.718, 16.464, 16.462, 16.513, 16.522000000000002, 16.597, 16.68, 16.619, 17.369, 16.443, 16.676000000000002, 16.546),
update_course=c(12.529, 9.057, 8.392, 8.241, 8.252, 8.188, 8.241, 8.195, 8.339, 8.328, 8.255, 8.31, 8.333, 8.296, 8.35, 9.125, 8.363, 8.281, 8.44, 8.377, 8.39, 8.41, 8.426, 8.423, 8.411, 8.422, 8.448, 8.448, 8.419, 8.489, 8.483, 8.408, 8.363, 8.411, 8.401, 8.486, 8.446, 8.509, 8.48, 8.466, 8.452, 8.427, 8.444, 8.504, 8.458, 8.457, 8.468, 8.48, 8.554, 8.607, 8.51, 8.473, 8.504, 8.513, 8.513, 8.604000000000001, 8.598, 8.547, 8.538, 8.56, 10.14, 8.4, 8.456, 8.451, 8.459, 8.533, 8.48, 8.422, 8.698, 8.809000000000001, 8.583, 8.552, 8.568, 8.702, 8.601, 9.537, 8.647, 8.63, 8.828, 8.567, 8.59, 8.561, 8.566, 8.524000000000001, 8.621, 8.549, 9.265, 8.56, 8.543000000000001, 8.537, 8.576, 8.556000000000001, 8.495000000000001, 8.618, 8.637, 8.621, 8.576, 8.575000000000001, 8.677, 8.832),
update_enrolment=c(18.577, 17.097, 17.238, 17.265, 17.213, 17.099, 17.154, 17.381, 17.139, 17.287, 17.32, 17.14, 17.285, 17.492, 17.435, 17.683, 17.38, 17.826, 17.267, 17.469, 17.42, 17.522000000000002, 17.232, 17.452, 17.422, 17.349, 17.122, 17.241, 17.284, 17.426000000000002, 17.898, 17.534, 17.406, 17.708000000000002, 17.723, 17.455000000000002, 17.511, 17.605, 17.406, 17.195, 17.541, 17.416, 17.311, 17.44, 17.094, 17.487000000000002, 17.262, 17.495, 17.569, 17.501, 17.641000000000002, 17.876, 17.432, 17.525000000000002, 17.391000000000002, 17.489, 17.485, 17.413, 17.542, 17.501, 19.022000000000002, 17.400000000000002, 17.502, 17.62, 17.516000000000002, 17.569, 17.471, 17.525000000000002, 17.575, 17.582, 17.246, 17.22, 17.253, 17.474, 17.572, 17.749, 17.587, 17.554000000000002, 17.518, 17.487000000000002, 17.556, 18.776, 17.618000000000002, 17.547, 17.408, 18.001, 17.706, 18.656, 17.476, 17.463, 17.577, 17.529, 17.634, 17.581, 17.578, 17.758, 17.462, 17.485, 17.425, 17.506),
delete_user=c(4.2170000000000005, 3.799, 3.649, 3.645, 3.579, 3.652, 3.524, 3.7070000000000003, 3.605, 3.637, 3.644, 3.7, 3.666, 3.629, 3.724, 3.645, 3.677, 3.673, 3.6590000000000003, 3.728, 3.6590000000000003, 3.658, 3.65, 3.6910000000000003, 3.6870000000000003, 3.712, 3.684, 3.689, 3.66, 3.6590000000000003, 3.684, 3.715, 3.684, 3.669, 3.6910000000000003, 3.662, 3.6790000000000003, 3.677, 3.71, 3.674, 3.6750000000000003, 3.704, 3.698, 3.73, 3.734, 3.656, 3.719, 3.693, 3.713, 3.686, 3.7070000000000003, 3.712, 3.67, 3.676, 3.694, 3.677, 3.684, 3.7030000000000003, 3.674, 3.7030000000000003, 3.702, 3.653, 3.704, 3.693, 3.697, 3.657, 3.743, 3.734, 3.9210000000000003, 3.746, 3.743, 3.724, 3.706, 3.693, 3.6990000000000003, 3.737, 3.727, 3.734, 3.714, 3.743, 3.702, 3.7560000000000002, 3.717, 3.686, 3.719, 3.979, 3.747, 3.737, 3.701, 3.696, 3.688, 3.739, 3.6830000000000003, 3.743, 3.873, 3.75, 3.709, 3.7680000000000002, 3.7110000000000003, 3.722),
delete_course=c(4.115, 3.685, 3.563, 3.589, 3.576, 3.611, 3.533, 3.705, 3.657, 3.652, 3.636, 3.648, 3.62, 3.645, 3.661, 3.677, 3.694, 3.646, 3.6670000000000003, 3.623, 3.654, 3.708, 3.642, 3.6870000000000003, 3.722, 3.696, 3.6670000000000003, 3.689, 3.65, 3.662, 3.713, 3.6790000000000003, 3.6630000000000003, 3.7520000000000002, 3.704, 3.694, 3.689, 3.662, 3.701, 3.67, 3.7110000000000003, 3.6430000000000002, 3.6630000000000003, 3.69, 3.6510000000000002, 3.672, 3.6750000000000003, 3.735, 3.6870000000000003, 3.701, 3.71, 3.692, 3.71, 3.7070000000000003, 3.678, 3.672, 3.72, 3.6870000000000003, 3.7, 3.741, 3.693, 3.6510000000000002, 3.668, 3.6950000000000003, 3.662, 3.6830000000000003, 3.674, 3.734, 3.742, 3.67, 3.72, 3.6750000000000003, 3.6790000000000003, 3.669, 3.739, 3.799, 3.926, 3.694, 3.728, 3.6750000000000003, 3.68, 3.8770000000000002, 3.686, 3.67, 3.733, 3.778, 3.723, 3.6950000000000003, 3.7070000000000003, 3.7, 3.716, 3.733, 3.731, 3.791, 4.179, 3.6950000000000003, 3.7070000000000003, 3.673, 3.733, 3.722),
delete_enrolment=c(6.014, 5.728, 5.715, 5.823, 5.821, 5.747, 5.768, 7.188, 5.6690000000000005, 5.65, 5.68, 5.746, 5.691, 5.8580000000000005, 5.7700000000000005, 6.1290000000000004, 5.6450000000000005, 6.199, 5.644, 5.737, 5.716, 5.715, 5.724, 6.1160000000000005, 6.247, 5.6080000000000005, 5.7410000000000005, 5.727, 5.9910000000000005, 5.795, 6.055, 5.824, 6.524, 6.288, 5.952, 5.7, 5.729, 5.777, 5.761, 5.66, 5.729, 5.782, 5.719, 5.695, 5.712, 5.784, 5.751, 6.035, 5.8, 5.8020000000000005, 5.841, 6.594, 5.7620000000000005, 5.75, 5.873, 5.966, 5.824, 5.774, 5.804, 6.636, 6.324, 5.775, 5.711, 5.772, 6.0280000000000005, 5.841, 5.8100000000000005, 5.789, 5.893, 5.981, 5.696, 5.75, 5.813, 5.952, 5.767, 5.892, 5.828, 6.316, 5.928, 5.761, 5.776, 6.132000000000001, 5.764, 5.823, 5.891, 5.873, 5.995, 6.058, 6.085, 5.7010000000000005, 5.811, 5.788, 5.822, 5.835, 6.072, 5.827, 6.184, 5.736, 5.792, 5.796));

png('/home/jcrada/Development/hr/ResearchTestApplication/logs/sAll-r100-sc1000-n10/bp-insert_user.png', width=640, height=480);
boxplot(Solution0.dataframe$insert_user,Solution1.dataframe$insert_user,Solution2.dataframe$insert_user,Solution3.dataframe$insert_user,Solution4.dataframe$insert_user,names=c('Solution0', 'Solution1', 'Solution2', 'Solution3', 'Solution4'), xlab='Solutions', ylab='Time (s)', main='insert_user', outline=F);
dev.off();
png('/home/jcrada/Development/hr/ResearchTestApplication/logs/sAll-r100-sc1000-n10/bp-insert_course.png', width=640, height=480);
boxplot(Solution0.dataframe$insert_course,Solution1.dataframe$insert_course,Solution2.dataframe$insert_course,Solution3.dataframe$insert_course,Solution4.dataframe$insert_course,names=c('Solution0', 'Solution1', 'Solution2', 'Solution3', 'Solution4'), xlab='Solutions', ylab='Time (s)', main='insert_course', outline=F);
dev.off();
png('/home/jcrada/Development/hr/ResearchTestApplication/logs/sAll-r100-sc1000-n10/bp-insert_enrolment.png', width=640, height=480);
boxplot(Solution0.dataframe$insert_enrolment,Solution1.dataframe$insert_enrolment,Solution2.dataframe$insert_enrolment,Solution3.dataframe$insert_enrolment,Solution4.dataframe$insert_enrolment,names=c('Solution0', 'Solution1', 'Solution2', 'Solution3', 'Solution4'), xlab='Solutions', ylab='Time (s)', main='insert_enrolment', outline=F);
dev.off();
png('/home/jcrada/Development/hr/ResearchTestApplication/logs/sAll-r100-sc1000-n10/bp-update_user.png', width=640, height=480);
boxplot(Solution0.dataframe$update_user,Solution1.dataframe$update_user,Solution2.dataframe$update_user,Solution3.dataframe$update_user,Solution4.dataframe$update_user,names=c('Solution0', 'Solution1', 'Solution2', 'Solution3', 'Solution4'), xlab='Solutions', ylab='Time (s)', main='update_user', outline=F);
dev.off();
png('/home/jcrada/Development/hr/ResearchTestApplication/logs/sAll-r100-sc1000-n10/bp-update_course.png', width=640, height=480);
boxplot(Solution0.dataframe$update_course,Solution1.dataframe$update_course,Solution2.dataframe$update_course,Solution3.dataframe$update_course,Solution4.dataframe$update_course,names=c('Solution0', 'Solution1', 'Solution2', 'Solution3', 'Solution4'), xlab='Solutions', ylab='Time (s)', main='update_course', outline=F);
dev.off();
png('/home/jcrada/Development/hr/ResearchTestApplication/logs/sAll-r100-sc1000-n10/bp-update_enrolment.png', width=640, height=480);
boxplot(Solution0.dataframe$update_enrolment,Solution1.dataframe$update_enrolment,Solution2.dataframe$update_enrolment,Solution3.dataframe$update_enrolment,Solution4.dataframe$update_enrolment,names=c('Solution0', 'Solution1', 'Solution2', 'Solution3', 'Solution4'), xlab='Solutions', ylab='Time (s)', main='update_enrolment', outline=F);
dev.off();
png('/home/jcrada/Development/hr/ResearchTestApplication/logs/sAll-r100-sc1000-n10/bp-delete_user.png', width=640, height=480);
boxplot(Solution0.dataframe$delete_user,Solution1.dataframe$delete_user,Solution2.dataframe$delete_user,Solution3.dataframe$delete_user,Solution4.dataframe$delete_user,names=c('Solution0', 'Solution1', 'Solution2', 'Solution3', 'Solution4'), xlab='Solutions', ylab='Time (s)', main='delete_user', outline=F);
dev.off();
png('/home/jcrada/Development/hr/ResearchTestApplication/logs/sAll-r100-sc1000-n10/bp-delete_course.png', width=640, height=480);
boxplot(Solution0.dataframe$delete_course,Solution1.dataframe$delete_course,Solution2.dataframe$delete_course,Solution3.dataframe$delete_course,Solution4.dataframe$delete_course,names=c('Solution0', 'Solution1', 'Solution2', 'Solution3', 'Solution4'), xlab='Solutions', ylab='Time (s)', main='delete_course', outline=F);
dev.off();
png('/home/jcrada/Development/hr/ResearchTestApplication/logs/sAll-r100-sc1000-n10/bp-delete_enrolment.png', width=640, height=480);
boxplot(Solution0.dataframe$delete_enrolment,Solution1.dataframe$delete_enrolment,Solution2.dataframe$delete_enrolment,Solution3.dataframe$delete_enrolment,Solution4.dataframe$delete_enrolment,names=c('Solution0', 'Solution1', 'Solution2', 'Solution3', 'Solution4'), xlab='Solutions', ylab='Time (s)', main='delete_enrolment', outline=F);
dev.off();
def.barplot.width=1; #bar width
def.barplot.sepwidth=0; #separation bar width
def.barplot.space=0; #space between bars
def.barplot.groupspace=1; #space between groups
png('/home/jcrada/Development/hr/ResearchTestApplication/logs/sAll-r100-sc1000-n10/Solution0-barplot.png', width=640, height=480);
Solution0.barplot.means=data.frame(insert=c(mean(Solution0.dataframe$insert_user), mean(Solution0.dataframe$insert_course), mean(Solution0.dataframe$insert_enrolment)),
update=c(mean(Solution0.dataframe$update_user), mean(Solution0.dataframe$update_course), mean(Solution0.dataframe$update_enrolment)),
delete=c(mean(Solution0.dataframe$delete_user), mean(Solution0.dataframe$delete_course), mean(Solution0.dataframe$delete_enrolment)));
barplot(as.matrix(Solution0.barplot.means),beside=T, names=c('u', 'c', 'e', 'u', 'c', 'e', 'u', 'c', 'e'), ylab='Time (s)', xlab = 'Solution0');
mtext('insert', side=1, line=2, at=2.5);
mtext('update', side=1, line=2, at=6.5);
mtext('delete', side=1, line=2, at=10.5);
dev.off();
png('/home/jcrada/Development/hr/ResearchTestApplication/logs/sAll-r100-sc1000-n10/Solution1-barplot.png', width=640, height=480);
Solution1.barplot.means=data.frame(insert=c(mean(Solution1.dataframe$insert_user), mean(Solution1.dataframe$insert_course), mean(Solution1.dataframe$insert_enrolment)),
update=c(mean(Solution1.dataframe$update_user), mean(Solution1.dataframe$update_course), mean(Solution1.dataframe$update_enrolment)),
delete=c(mean(Solution1.dataframe$delete_user), mean(Solution1.dataframe$delete_course), mean(Solution1.dataframe$delete_enrolment)));
barplot(as.matrix(Solution1.barplot.means),beside=T, names=c('u', 'c', 'e', 'u', 'c', 'e', 'u', 'c', 'e'), ylab='Time (s)', xlab = 'Solution1');
mtext('insert', side=1, line=2, at=2.5);
mtext('update', side=1, line=2, at=6.5);
mtext('delete', side=1, line=2, at=10.5);
dev.off();
png('/home/jcrada/Development/hr/ResearchTestApplication/logs/sAll-r100-sc1000-n10/Solution2-barplot.png', width=640, height=480);
Solution2.barplot.means=data.frame(insert=c(mean(Solution2.dataframe$insert_user), mean(Solution2.dataframe$insert_course), mean(Solution2.dataframe$insert_enrolment)),
update=c(mean(Solution2.dataframe$update_user), mean(Solution2.dataframe$update_course), mean(Solution2.dataframe$update_enrolment)),
delete=c(mean(Solution2.dataframe$delete_user), mean(Solution2.dataframe$delete_course), mean(Solution2.dataframe$delete_enrolment)));
barplot(as.matrix(Solution2.barplot.means),beside=T, names=c('u', 'c', 'e', 'u', 'c', 'e', 'u', 'c', 'e'), ylab='Time (s)', xlab = 'Solution2');
mtext('insert', side=1, line=2, at=2.5);
mtext('update', side=1, line=2, at=6.5);
mtext('delete', side=1, line=2, at=10.5);
dev.off();
png('/home/jcrada/Development/hr/ResearchTestApplication/logs/sAll-r100-sc1000-n10/Solution3-barplot.png', width=640, height=480);
Solution3.barplot.means=data.frame(insert=c(mean(Solution3.dataframe$insert_user), mean(Solution3.dataframe$insert_course), mean(Solution3.dataframe$insert_enrolment)),
update=c(mean(Solution3.dataframe$update_user), mean(Solution3.dataframe$update_course), mean(Solution3.dataframe$update_enrolment)),
delete=c(mean(Solution3.dataframe$delete_user), mean(Solution3.dataframe$delete_course), mean(Solution3.dataframe$delete_enrolment)));
barplot(as.matrix(Solution3.barplot.means),beside=T, names=c('u', 'c', 'e', 'u', 'c', 'e', 'u', 'c', 'e'), ylab='Time (s)', xlab = 'Solution3');
mtext('insert', side=1, line=2, at=2.5);
mtext('update', side=1, line=2, at=6.5);
mtext('delete', side=1, line=2, at=10.5);
dev.off();
png('/home/jcrada/Development/hr/ResearchTestApplication/logs/sAll-r100-sc1000-n10/Solution4-barplot.png', width=640, height=480);
Solution4.barplot.means=data.frame(insert=c(mean(Solution4.dataframe$insert_user), mean(Solution4.dataframe$insert_course), mean(Solution4.dataframe$insert_enrolment)),
update=c(mean(Solution4.dataframe$update_user), mean(Solution4.dataframe$update_course), mean(Solution4.dataframe$update_enrolment)),
delete=c(mean(Solution4.dataframe$delete_user), mean(Solution4.dataframe$delete_course), mean(Solution4.dataframe$delete_enrolment)));
barplot(as.matrix(Solution4.barplot.means),beside=T, names=c('u', 'c', 'e', 'u', 'c', 'e', 'u', 'c', 'e'), ylab='Time (s)', xlab = 'Solution4');
mtext('insert', side=1, line=2, at=2.5);
mtext('update', side=1, line=2, at=6.5);
mtext('delete', side=1, line=2, at=10.5);
dev.off();
png('/home/jcrada/Development/hr/ResearchTestApplication/logs/sAll-r100-sc1000-n10/op-insert-barplot.png', width=640, height=480);
insert.barplot.means=data.frame(Solution0 = c(mean(Solution0.dataframe$insert_user), mean(Solution0.dataframe$insert_course), mean(Solution0.dataframe$insert_enrolment)), Solution1 = c(mean(Solution1.dataframe$insert_user), mean(Solution1.dataframe$insert_course), mean(Solution1.dataframe$insert_enrolment)), Solution2 = c(mean(Solution2.dataframe$insert_user), mean(Solution2.dataframe$insert_course), mean(Solution2.dataframe$insert_enrolment)), Solution3 = c(mean(Solution3.dataframe$insert_user), mean(Solution3.dataframe$insert_course), mean(Solution3.dataframe$insert_enrolment)), Solution4 = c(mean(Solution4.dataframe$insert_user), mean(Solution4.dataframe$insert_course), mean(Solution4.dataframe$insert_enrolment)));
barplot(as.matrix(insert.barplot.means),beside=T, names=c('u', 'c', 'e', 'u', 'c', 'e', 'u', 'c', 'e', 'u', 'c', 'e', 'u', 'c', 'e'), ylab='Time (s)', xlab='insert');
mtext('s0', side=1, line=2, at=2.5);
mtext('s1', side=1, line=2, at=6.5);
mtext('s2', side=1, line=2, at=10.5);
mtext('s3', side=1, line=2, at=14.5);
mtext('s4', side=1, line=2, at=18.5);

dev.off();
png('/home/jcrada/Development/hr/ResearchTestApplication/logs/sAll-r100-sc1000-n10/op-update-barplot.png', width=640, height=480);
update.barplot.means=data.frame(Solution0 = c(mean(Solution0.dataframe$update_user), mean(Solution0.dataframe$update_course), mean(Solution0.dataframe$update_enrolment)), Solution1 = c(mean(Solution1.dataframe$update_user), mean(Solution1.dataframe$update_course), mean(Solution1.dataframe$update_enrolment)), Solution2 = c(mean(Solution2.dataframe$update_user), mean(Solution2.dataframe$update_course), mean(Solution2.dataframe$update_enrolment)), Solution3 = c(mean(Solution3.dataframe$update_user), mean(Solution3.dataframe$update_course), mean(Solution3.dataframe$update_enrolment)), Solution4 = c(mean(Solution4.dataframe$update_user), mean(Solution4.dataframe$update_course), mean(Solution4.dataframe$update_enrolment)));
barplot(as.matrix(update.barplot.means),beside=T, names=c('u', 'c', 'e', 'u', 'c', 'e', 'u', 'c', 'e', 'u', 'c', 'e', 'u', 'c', 'e'), ylab='Time (s)', xlab='update');
mtext('s0', side=1, line=2, at=2.5);
mtext('s1', side=1, line=2, at=6.5);
mtext('s2', side=1, line=2, at=10.5);
mtext('s3', side=1, line=2, at=14.5);
mtext('s4', side=1, line=2, at=18.5);

dev.off();
png('/home/jcrada/Development/hr/ResearchTestApplication/logs/sAll-r100-sc1000-n10/op-delete-barplot.png', width=640, height=480);
delete.barplot.means=data.frame(Solution0 = c(mean(Solution0.dataframe$delete_user), mean(Solution0.dataframe$delete_course), mean(Solution0.dataframe$delete_enrolment)), Solution1 = c(mean(Solution1.dataframe$delete_user), mean(Solution1.dataframe$delete_course), mean(Solution1.dataframe$delete_enrolment)), Solution2 = c(mean(Solution2.dataframe$delete_user), mean(Solution2.dataframe$delete_course), mean(Solution2.dataframe$delete_enrolment)), Solution3 = c(mean(Solution3.dataframe$delete_user), mean(Solution3.dataframe$delete_course), mean(Solution3.dataframe$delete_enrolment)), Solution4 = c(mean(Solution4.dataframe$delete_user), mean(Solution4.dataframe$delete_course), mean(Solution4.dataframe$delete_enrolment)));
barplot(as.matrix(delete.barplot.means),beside=T, names=c('u', 'c', 'e', 'u', 'c', 'e', 'u', 'c', 'e', 'u', 'c', 'e', 'u', 'c', 'e'), ylab='Time (s)', xlab='delete');
mtext('s0', side=1, line=2, at=2.5);
mtext('s1', side=1, line=2, at=6.5);
mtext('s2', side=1, line=2, at=10.5);
mtext('s3', side=1, line=2, at=14.5);
mtext('s4', side=1, line=2, at=18.5);

dev.off();
